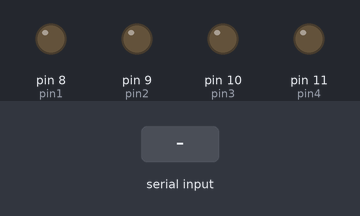
Bench run of a sketch on a simulated Arduino Uno, built with avr-gcc and run on an emulated ATmega328P. Shown: output pins drawn as LEDs (lit = HIGH). The test bench sets the inputs (shaded band). What the sketch prints to the serial monitor is not drawn.

Above: at 1.2 s.
1.3 s: "90,45\n" received over Serial
At 3.6 s:
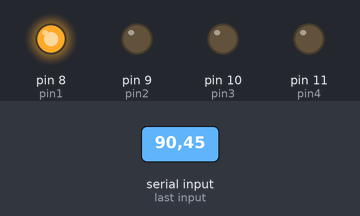
At 4.7 s:
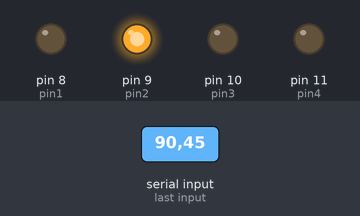
Timing chart, 0 to 22.3 s (numbered marks = the images above; inputs shaded):
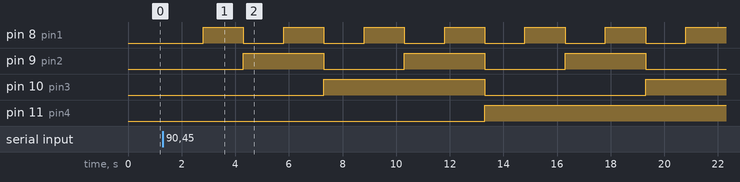

The sketch:

binary_counter.ino
```cpp
int pin1 = 8;
int pin2 = 9;
int pin3 = 10;
int pin4 = 11;
String msg = "To start the counter Press 1 ";
int myDec;

void setup() {
  // put your setup code here, to run once:
  Serial.begin(9600);
  pinMode(pin1, OUTPUT);
  pinMode(pin2, OUTPUT);
  pinMode(pin3, OUTPUT);
  pinMode(pin4, OUTPUT);


}

void loop() {
  // put your main code here, to run repeatedly:
  Serial.begin(9600);
  Serial.println(msg);
  while(Serial.available()==0){

  }
  myDec=Serial.parseInt();
  for(int i=0;i<16;i++){
    switch (i) {
    case 0:
      digitalWrite(pin1, LOW);
      digitalWrite(pin2, LOW);
      digitalWrite(pin3, LOW);
      digitalWrite(pin4, LOW);
      delay(1000);
      break;

    case 1:
      digitalWrite(pin1, HIGH);
      digitalWrite(pin2, LOW);
      digitalWrite(pin3, LOW);
      digitalWrite(pin4, LOW);
      delay(1000);
      break;

    case 2:
      digitalWrite(pin1, LOW);
      digitalWrite(pin2, HIGH);
      digitalWrite(pin3, LOW);
      digitalWrite(pin4, LOW);
      delay(1000);
      break;

    case 3:
      digitalWrite(pin1, HIGH);
      digitalWrite(pin2, HIGH);
      digitalWrite(pin3, LOW);
      digitalWrite(pin4, LOW);
      delay(1000);
      break;

    case 4:
      digitalWrite(pin1, LOW);
      digitalWrite(pin2, LOW);
      digitalWrite(pin3, HIGH);
      digitalWrite(pin4, LOW);
      delay(1000);
      break;

    case 5:
      digitalWrite(pin1, HIGH);
      digitalWrite(pin2, LOW);
      digitalWrite(pin3, HIGH);
      digitalWrite(pin4, LOW);
      delay(1000);
      break;

    case 6:
      digitalWrite(pin1, LOW);
      digitalWrite(pin2, HIGH);
      digitalWrite(pin3, HIGH);
      digitalWrite(pin4, LOW);
      delay(1000);
      break;

    case 7:
      digitalWrite(pin1, HIGH);
      digitalWrite(pin2, HIGH);
      digitalWrite(pin3, HIGH);
      digitalWrite(pin4, LOW);
      delay(1000);
      break;

    case 8:
      digitalWrite(pin1, LOW);
      digitalWrite(pin2, LOW);
      digitalWrite(pin3, LOW);
      digitalWrite(pin4, HIGH);
      delay(1000);
      break;

    case 9:
      digitalWrite(pin1, HIGH);
      digitalWrite(pin2, LOW);
      digitalWrite(pin3, LOW);
      digitalWrite(pin4, HIGH);
      delay(1000);
      break;

    case 10:
      digitalWrite(pin1, LOW);
      digitalWrite(pin2, HIGH);
      digitalWrite(pin3, LOW);
      digitalWrite(pin4, HIGH);
      delay(1000);
      break;

    case 11:
      digitalWrite(pin1, HIGH);
      digitalWrite(pin2, HIGH);
      digitalWrite(pin3, LOW);
      digitalWrite(pin4, HIGH);
      delay(1000);
      break;

    case 12:
      digitalWrite(pin1, LOW);
      digitalWrite(pin2, LOW);
      digitalWrite(pin3, HIGH);
      digitalWrite(pin4, HIGH);
      delay(1000);
      break;

    case 13:
      digitalWrite(pin1, HIGH);
      digitalWrite(pin2, LOW);
      digitalWrite(pin3, HIGH);
      digitalWrite(pin4, HIGH);
      delay(1000);
      break;

    case 14:
      digitalWrite(pin1, LOW);
      digitalWrite(pin2, HIGH);
      digitalWrite(pin3, HIGH);
      digitalWrite(pin4, HIGH);
      delay(1000);
      break;

    case 15:
      digitalWrite(pin1, HIGH);
      digitalWrite(pin2, HIGH);
      digitalWrite(pin3, HIGH);
      digitalWrite(pin4, HIGH);
      delay(1000);
      break;

    default:
      Serial.println("Invalid input, Please enter a number between 0 and 15.");
      break;
  }
  delay(500);

  }
}
```

Measured:
- after the input at 1.3 s, pin 8 (pin1): alternates HIGH for 1.5 s and LOW for 1.5 s, starting after 1.5 s; pin 9 (pin2): alternates HIGH for 3.0 s and LOW for 3.0 s, starting after 3.0 s; pin 10 (pin3): LOW → HIGH after 6.0 s, → LOW 6.0 s later, → HIGH 6.0 s later; pin 11 (pin4): LOW → HIGH after 12.0 s
